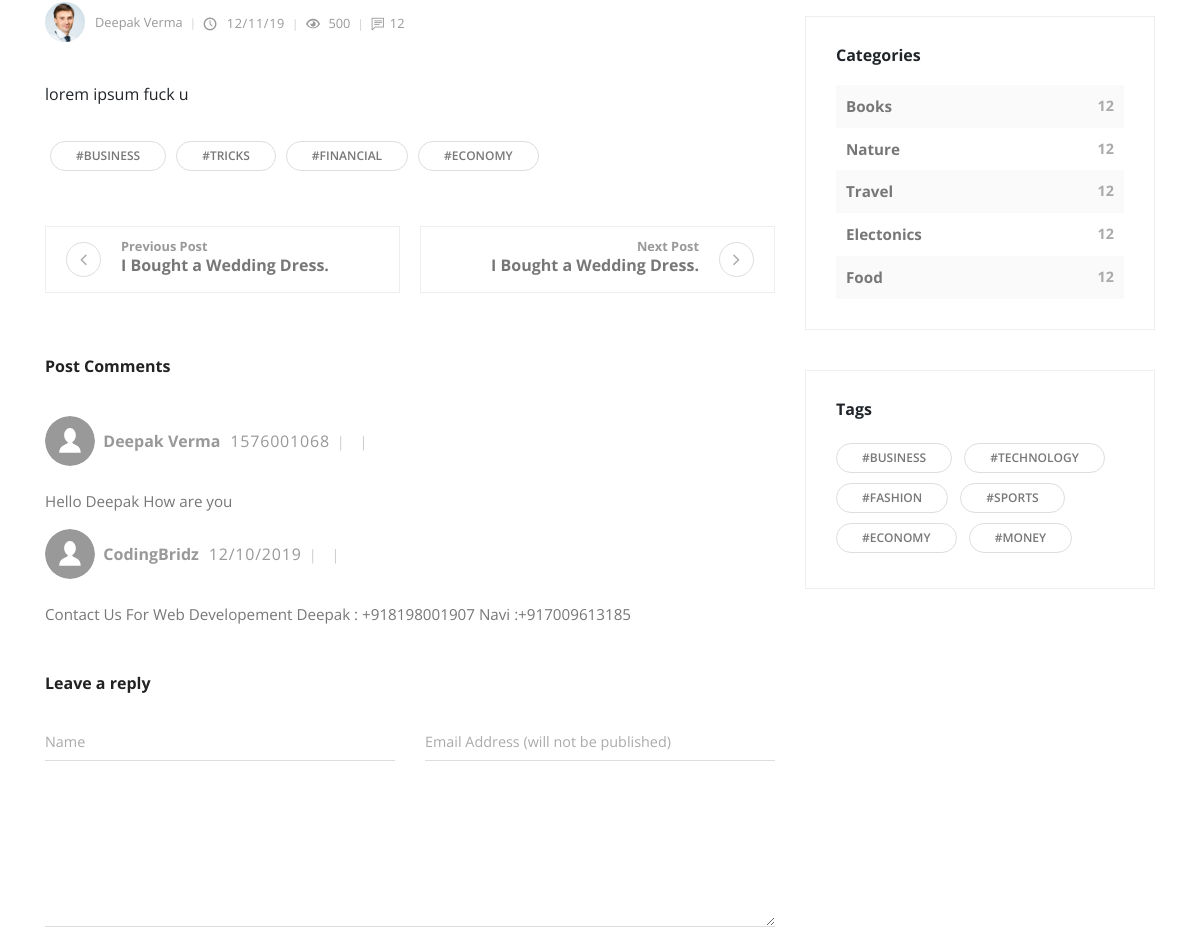
The app's page /post.php?post_id=11 (middle part), older data.
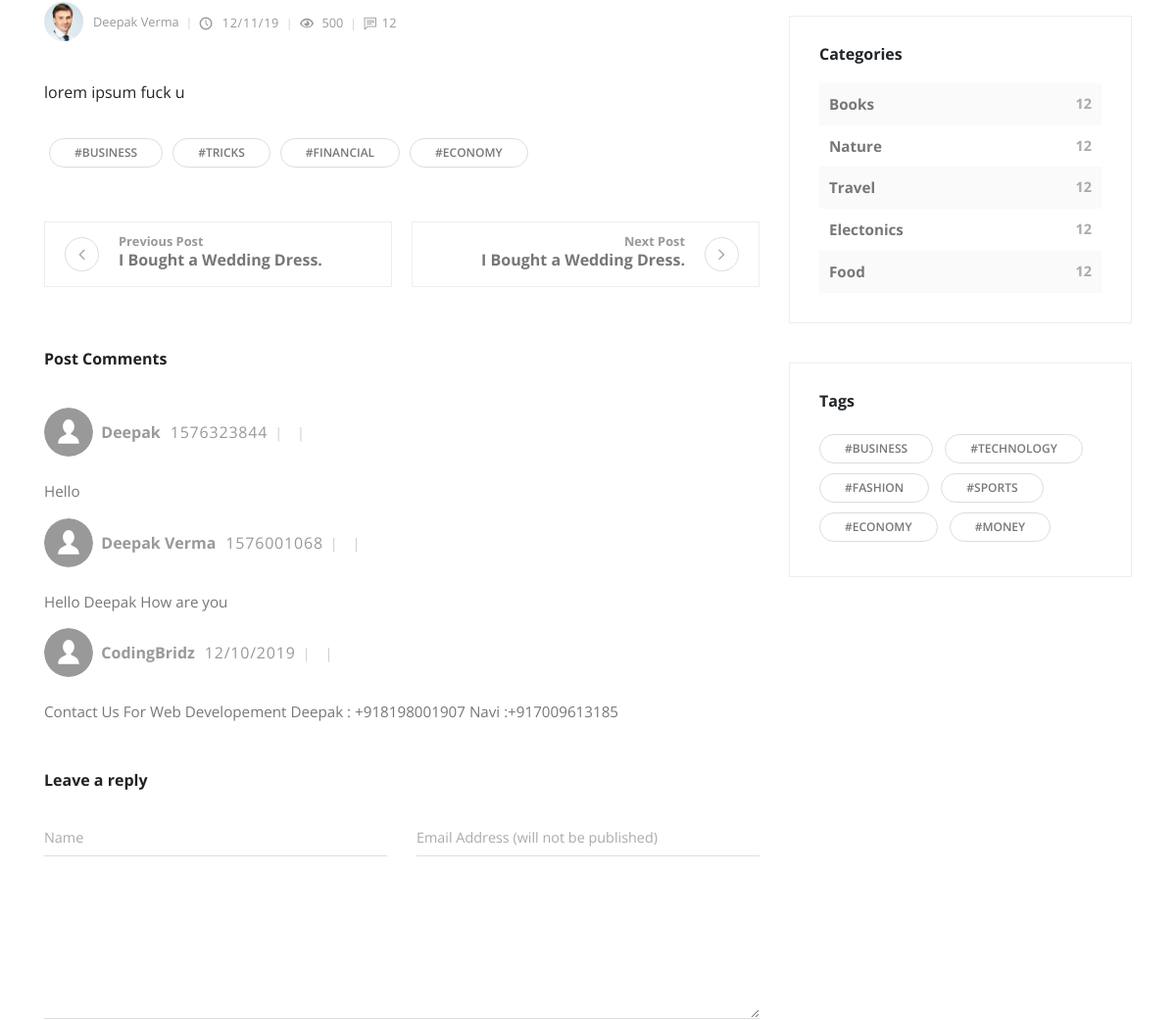
The same page, newer data.
### tables this page shows
CREATE TABLE `comments` (
  `id` int(11) NOT NULL,
  `date` varchar(100) NOT NULL,
  `name` varchar(255) NOT NULL,
  `username` varchar(255) NOT NULL,
  `post_id` int(11) NOT NULL,
  `email` varchar(255) NOT NULL,
  `website` varchar(255) NOT NULL,
  `image` varchar(255) NOT NULL,
  `comment` text NOT NULL,
  `status` varchar(255) NOT NULL
);

CREATE TABLE `categories` (
  `id` int(11) NOT NULL,
  `category` varchar(255) NOT NULL
);

### post.php (the view, shortened to what the changed rows need)
<?php require_once('inc/db.php'); ?>
<?php
if (isset($_GET['post_id'])) {
  $post_id = $_GET['post_id'];
  $views_query = "UPDATE `posts` SET `views` = views +1  WHERE `posts`.`id` = $post_id";
  mysqli_query($con,$views_query);
}
?>
<!DOCTYPE html>
<html>
  <head>
    <?php require_once('inc/top.php');?>
  </head>
  <body>
    <br><br><br><br>
    <div class="container">
      <div class="row">
        <main class="post blog-post col-lg-8">
          <div class="container">
            <div class="post-single">
              <div class="post-details">
                  <?php
                  $c_query = "SELECT * FROM comments WHERE status ='approved' and post_id = $post_id ORDER BY id DESC";
                  $c_run = mysqli_query($con,$c_query);
                  if (mysqli_num_rows($c_run) > 0) {
                  ?>
                  <div class="comment">
                    <?php
                    while ($c_row = mysqli_fetch_array($c_run)) {
                     $c_name = $c_row['name'];
                     $c_image = $c_row['image'];
                     $c_comment = $c_row['comment'];
                     $c_date = $c_row['date'];
                    ?>
                    <div class="comment-header d-flex justify-content-between">
                      <div class="user d-flex align-items-center">
                        <div class="image"><img src="img/<?php echo $c_image; ?>"alt="..." class="img-fluid rounded-circle" height="50" width="50"></div>
                        <div class="title"><strong>&nbsp&nbsp<?php echo ucfirst($c_name); ?></strong><span class="date">&nbsp&nbsp<?php echo $c_date; ?></span></div>
                      </div>
                    </div>
                    <br/>
                    <div class="comment-body">
                      <p><?php echo $c_comment; ?></p>
                    </div>
                    <?php
                  }
                    ?>
                  </div>
                  <?php
                }
                  ?>
                </div>
              </div>
          </div>
        </main>
        <?php require_once('inc/sidebar.php');?>
      </div>
    </div>
  </body>
</html>

### inc/sidebar.php (shortened to what the changed rows need)
<?php
  require_once('db.php');
?>
<aside class="col-lg-4">
          <div class="widget categories">
            <?php
            $query="SELECT * FROM categories";
            $run=mysqli_query($con,$query);
            if(mysqli_num_rows($run) > 0){
                while ($row = mysqli_fetch_array($run)) {
                      $category = ucfirst($row['category']);
                      $id = $row['id'];
                    echo "
                        <div class='item d-flex justify-content-between'><a href='blog.php?cat=".$id."'>$category</a><span>12</span></div>
                    ";
                }
            } else{
              echo "
                        <div class='item d-flex justify-content-between'><a href='#'>No Categories Yet</a><span>12</span></div>
                    ";
            }
            ?>
          </div>
        </aside>

Row changes from the older to the newer data that the page shows:
added comments: image (placeholder picture), name "Deepak", date "1576323844", comment "Hello"
